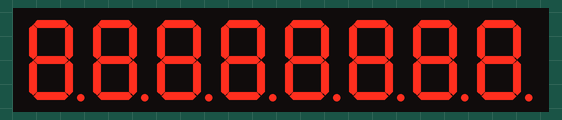
Recording of a sketch running on a simulated Arduino Uno, built with avr-gcc and run on an emulated ATmega328P. Shown: 8-digit seven-segment display. Wiring (inferred from the names in the program): MAX7219 LED driver: data pin 8; clock pin 6; CS pin 7.

Above: at 0.1 s.
At 4.1 s:
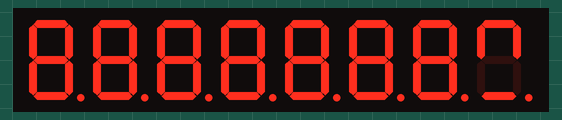
At 9.1 s:
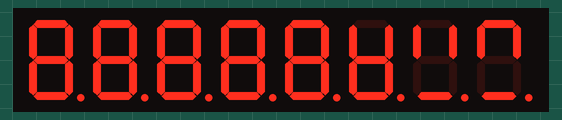
At 18.1 s:
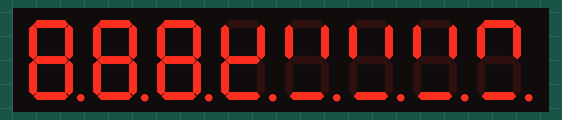
At 27.1 s:
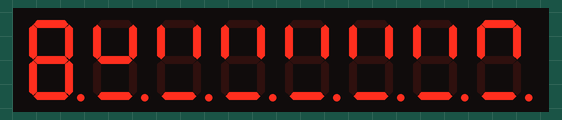
At 37.2 s:
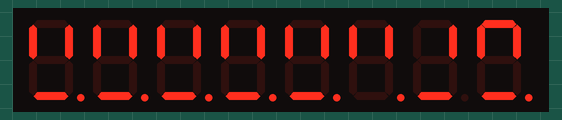

The sketch:

sieveOfEratosthenes.ino
```cpp
/*
* This program displays the progression of the Sieve of
* Eratosthenes on a 64x64 LED display driven by a MAX7219 serial
* common-cathode 7-segment 8-digit LED display driver.
*
* This progression starts with all 64 LEDs lit, then will
* algorithmically disable all non-primes.
*
* The algorithm is as follows:
*   For an array A of booleans, indexed from 1 to 64, initialized
*     to true;
*   for i in 2...64
*     if A[i] == true
*       for j in i^2, 1^2 + i, i^2 + 2i,...n
*         A[j] <- false
*   Now all i where A[i] == true are prime
*
*/

// Pins

int clkPin = 6;
int chipSelectPin = 7;
int dinPin = 8;

// Prime array

byte primeRows[8];
byte writeRows[8];

///////////////////////////////////////////////

void setup() {
  pinMode(clkPin, OUTPUT);
  pinMode(chipSelectPin, OUTPUT);
  pinMode(dinPin, OUTPUT);
  delay(50);

  initMax7219();
}

void loop() {
  resetPrimes();
  writeLEDs();
  delay(2000);
  for (int i = 0;i < 8;i++) {
    for (int j = 0;j < 8;j++) {
      //We ignore primeRows[0]@0, because that's 1 and not a prime
      //in the algorithm.
      if (!(0 == i && 0 == j)) {
        //Otherwise, if the number in question is high/1, remove
        //all of its multiples, starting at number^2
        if (1 == bitRead(primeRows[i], j)) {
          int numeral = (i*8) + j + 1; //the actual number in question
          int inc = 0; //factor by which to increase the number
          int k = numeral * numeral; //start at number^2, by the algorithm
          while (k <= 64) {
            int row = (k-1) / 8;
            //Bytes are sent MSB - LSB and received LSB - MSB,
            //so reverse the byte (which is the 7-x) for the row
            //to write out.  (Keep the row for calculations in order;
            //Two arrays means less chance of screwing up.)
            //Otherwise, k = 8*row + col, so col = k - 8*row, then
            //col = col - 1 to address 0-based numbering
            bitClear(writeRows[row], (7 -(k - (8 * row) - 1)));
            bitClear(primeRows[row], (k - (8 * row) - 1));

            inc++;
            k = (numeral * numeral) + (inc * numeral);
            writeLEDs();
            delay(1000);
          }
        }
      }
    }
  }
}

///////////////////////////////////////////////

void writeLEDs() {
  for (int i=0;i < 8;i++) {
    writeMax7219(i+1, writeRows[i]);
  }
}

void resetPrimes() {
  for (int i = 0;i < 8;i++) {
    primeRows[i] = 255;
    writeRows[i] = 255;
  }
}

///////////////////////////////////////////////

void writeMax7219Byte(unsigned char data) {
  unsigned char i;
  digitalWrite(chipSelectPin, LOW);
  for (int i=8;i > 0;i--) {
      digitalWrite(clkPin, LOW);
      digitalWrite(dinPin, data&0x80);
      data = data << 1;
      digitalWrite(clkPin, HIGH);
  }
}

void writeMax7219(unsigned char addr, unsigned char data) {
  digitalWrite(chipSelectPin, LOW);
  writeMax7219Byte(addr);
  writeMax7219Byte(data);
  digitalWrite(chipSelectPin, HIGH);
}

void initMax7219() {
  writeMax7219(0x09, 0x00);       //set decoding：no-decode
  writeMax7219(0x0a, 0x03);       //set brightness
  writeMax7219(0x0b, 0x07);       //set scanlimit；full LEDs (all 8)
  writeMax7219(0x0c, 0x01);       //set power-down mode：0，normal mode：1
  writeMax7219(0x0f, 0x00);       //set test display：1；EOT，display：0
}

///////////////////////////////////////////////
```
